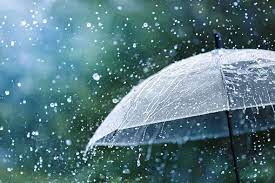
#> input picture Digital Image Processing/rain.jpg, 275 x 183 px, found by its file name
$ python Hisogram.py
#> lines starting #> are read from the running program, lines starting #| are printed output that depends on the picture
import numpy as np
import cv2 as cv
img = cv.imread('E://New_folder//python//Digital Image Processing//rain.jpg', 0)
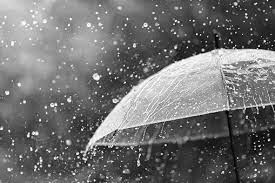
#> img: shape (183, 275); min 0, max 255, mean 112.3
rows, cols = img.shape
#> rows = 183; cols = 275
M = np.float32([[1, 0, 100], [0, 1, 50]])
dst = cv.warpAffine(img, M, (cols, rows))
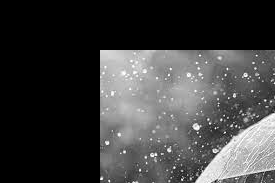
#> dst: shape (183, 275); min 0, max 255, mean 61.8
cv.imshow('img', dst)
cv.waitKey(0)
cv.destroyAllWindows()

$ run again, with Digital Image Processing/photo.jpg copied over Digital Image Processing/rain.jpg
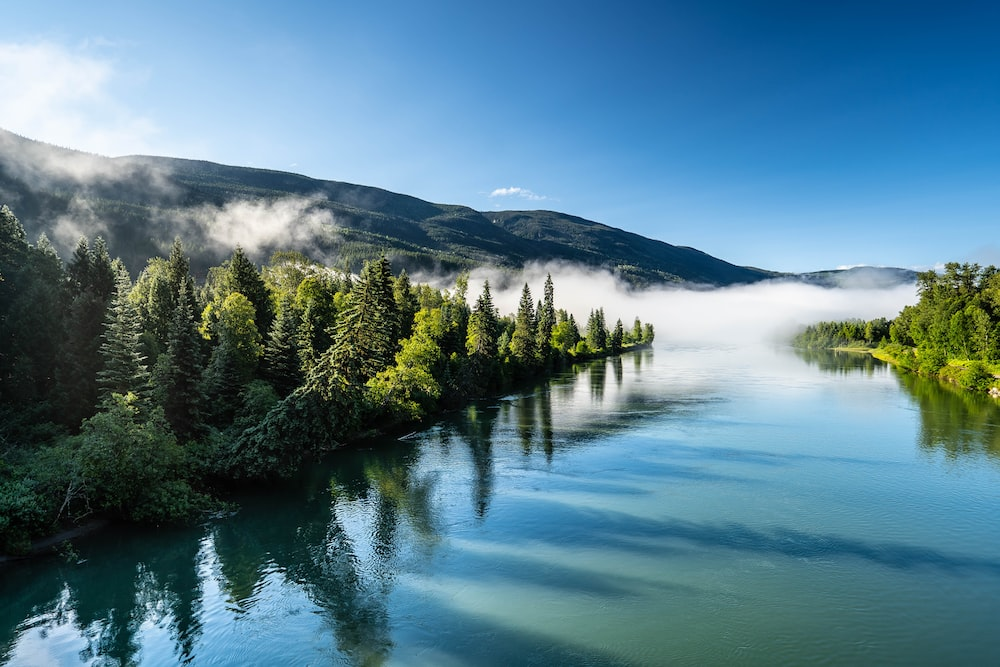
#> input picture Digital Image Processing/photo.jpg, 1000 x 667 px, found by its file name
#> `img = cv.imread('E://New_folder//python//Digital Image Processing//rai..`:
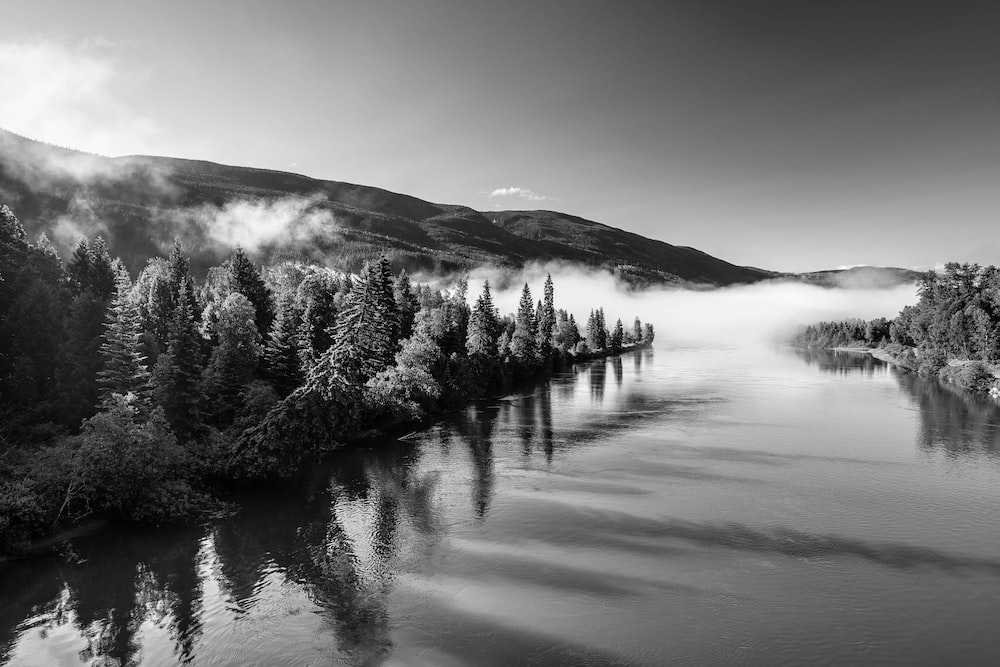
#> img: shape (667, 1000); min 0, max 255, mean 115.8
#> `dst = cv.warpAffine(img, M, (cols, rows))`:
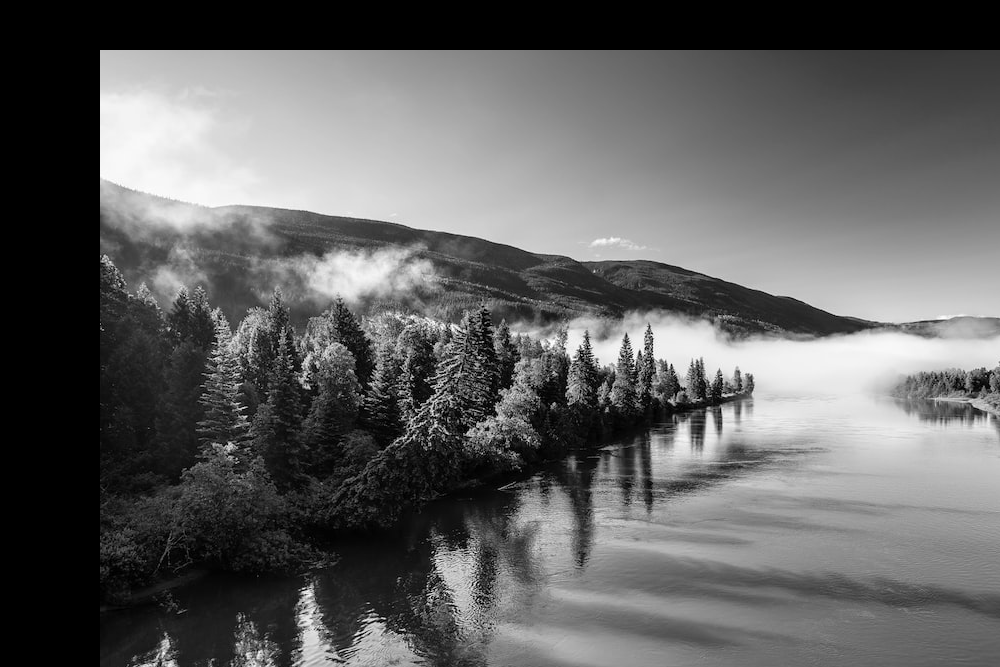
#> dst: shape (667, 1000); min 0, max 255, mean 97.5
